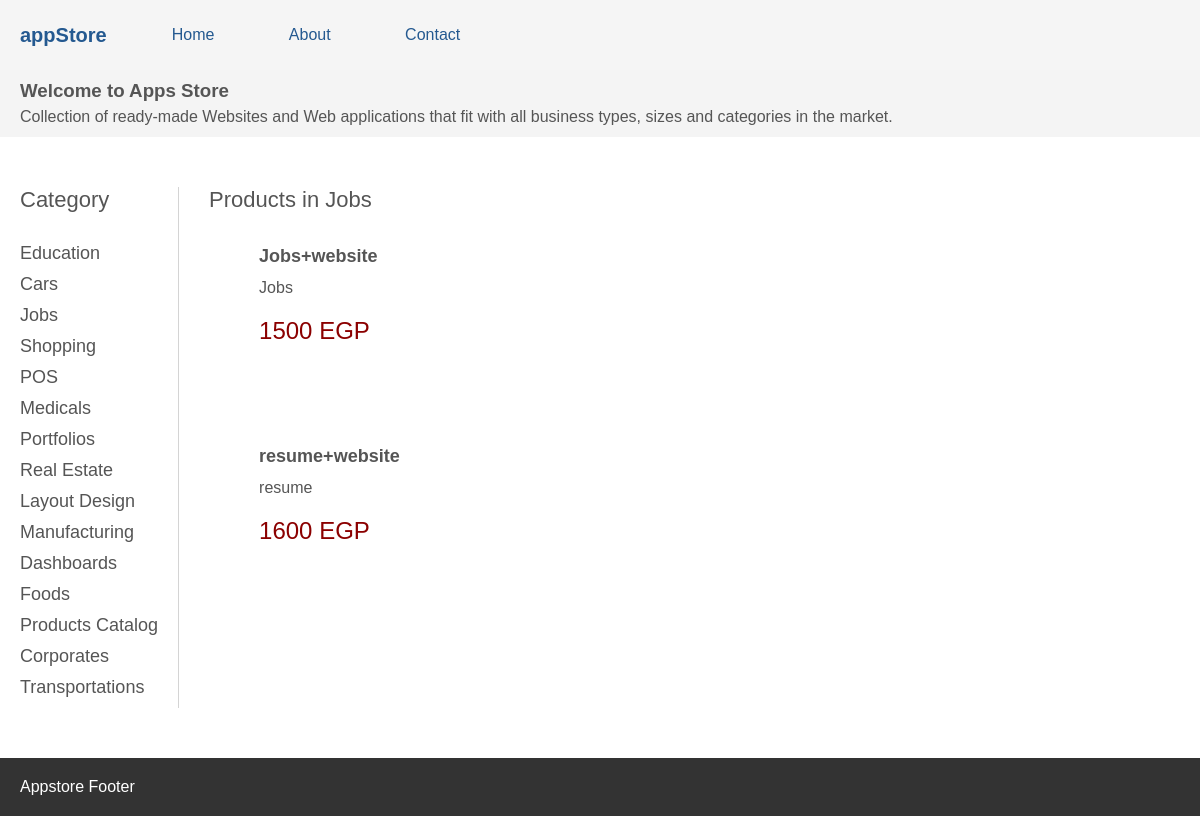
Screenshot of /category.php?category=Jobs with the database file from the repository.
### tables this page shows
CREATE TABLE `products` (
  `id` int(6) NOT NULL,
  `image` varchar(101) NOT NULL,
  `title` varchar(101) NOT NULL,
  `description` varchar(181) DEFAULT NULL,
  `meta_description` varchar(101) NOT NULL,
  `meta_keywords` varchar(101) NOT NULL,
  `category` varchar(101) NOT NULL,
  `subcategory` varchar(101) NOT NULL,
  `subscription_fees` int(6) NOT NULL,
  `sell_price` int(6) NOT NULL,
  `product_link1` mediumtext NOT NULL,
  `product_link2` mediumtext NOT NULL,
  `product_source_link` text NOT NULL,
  `created_at` datetime NOT NULL DEFAULT current_timestamp(),
  `status` tinyint(1) NOT NULL DEFAULT 1
);

### functions.php (called while the page is built, shortened)
<?php
function dbConnect()
{
    $mysqli = new mysqli(SERVER, USERNAME, PASSWORD, DATABASE);
    if ($mysqli->connect_errno != 0) {
        return FALSE;
    } else {
        return $mysqli;
    }
}
function getCategories()
{
    $mysqli = dbConnect();
    $result = $mysqli->query("SELECT DISTINCT category FROM products");
    while ($row = $result->fetch_assoc()) {
        $categories[] = $row;
    }
    return $categories;
}
function getProductsByCategory($category)
{
    $mysqli = dbConnect();
    $smtp = $mysqli->prepare("SELECT * FROM products WHERE category=?");
    $smtp->bind_param("s", $category);
    $smtp->execute();
    $result = $smtp->get_result();
    $data = $result->fetch_all(MYSQLI_ASSOC);
    return $data;
}

### category.php (the view, shortened to what this page needs)
<?php require "functions.php" ?>
<?php
if (isset($_GET['category'])) {
    $cat = urldecode($_GET['category']);
}
?>
<!DOCTYPE html>
<html lang="en">
<head>
    <link rel="stylesheet" href="css/main.css">
</head>
<body>
    <?php include "incs/nav.php"; ?>
    <?php include "incs/header.php"; ?>
    <main>
        <div class="left">
            <div class="section-title">Category</div>
            <?php $categories = getCategories(); ?>
            <?php
            foreach ($categories as $category) {
            ?>
                <a href="category.php?category=<?php echo urlencode($category['category']); ?>">
                    <?php echo ucfirst($category['category']); ?>
                </a>
            <?php
            }
            ?>
        </div>
        <div class="right">
            <div class="section-title">Products in <?php echo ucfirst($cat); ?></div>
            <?php $products = getProductsByCategory($cat); ?>
            <div class="product">
                <?php
                foreach ($products as $product) {
                ?>
                    <div class="product-right">
                        <p class="title">
                            <a href="product.php?title=<?php echo $product['title'] ?>">
                                <?php echo urlencode($product['title']); ?>
                            </a>
                        </p>
                        <p class="description">
                            <?php echo $product['description'] ?>
                        </p>
                        <p class="price">
                            <?php echo $product['sell_price']; ?>
                            <span>EGP</span>
                        </p>
                    </div>
                <?php
                }
                ?>
            </div>
        </div>
    </main>
    <?php include "incs/footer.php"; ?>
</body>
</html>

### css/main.css (style rules this page uses)
* { margin: 0; padding: 0; box-sizing: border-box; }
body { font-family: sans-serif; min-height: 100%; color: #555; }
main { padding: 20px; display: grid; grid-template-columns: auto 1fr; grid-column-gap: 30px; margin-top: 30px; margin-bottom: 30px; }
main .section-title { font-size: 22px; margin-bottom: 30px; }
main .left { border-right: thin solid #d4d4d4; padding-right: 20px; }
main .left a { display: block; text-decoration: none; color: #555; font-size: 18px; margin-bottom: 10px; }
main .right .product { display: grid; grid-template-columns: auto 1fr; grid-column-gap: 50px; grid-row-gap: 50px; }
main .right .title a { font-weight: bold; font-size: 18px; text-decoration: none; color: #555; line-height: 26px; }
main .right .description { margin-top: 10px; }
main .right .price { font-size: 24px; margin-top: 20px; color: darkred; }

### rows the page displays
products: title "Jobs+website", description "Jobs", sell_price "1500"
products: title "resume+website", description "resume", sell_price "1600"

### other values shown
$category['category'] "Education"
$category['category'] "Cars"
$category['category'] "Jobs"
$category['category'] "Shopping"
$category['category'] "POS"
$category['category'] "Medicals"
$category['category'] "Portfolios"
$category['category'] "Real Estate"
$category['category'] "Layout Design"
$category['category'] "Manufacturing"
$category['category'] "Dashboards"
$category['category'] "Foods"
$category['category'] "Products Catalog"
$category['category'] "Corporates"
$category['category'] "Transportations"
